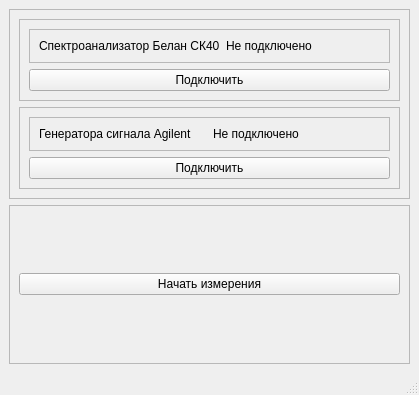
<?xml version="1.0" encoding="UTF-8"?>
<ui version="4.0">
 <class>MainWindow</class>
 <widget class="QMainWindow" name="MainWindow">
  <property name="geometry">
   <rect>
    <x>0</x>
    <y>0</y>
    <width>419</width>
    <height>395</height>
   </rect>
  </property>
  <property name="windowTitle">
   <string>Подключение</string>
  </property>
  <widget class="QWidget" name="centralwidget">
   <layout class="QVBoxLayout" name="verticalLayout_5">
    <item>
     <widget class="QFrame" name="frame">
      <property name="frameShape">
       <enum>QFrame::StyledPanel</enum>
      </property>
      <property name="frameShadow">
       <enum>QFrame::Raised</enum>
      </property>
      <layout class="QVBoxLayout" name="verticalLayout_4">
       <item>
        <widget class="QFrame" name="frame_2">
         <property name="frameShape">
          <enum>QFrame::StyledPanel</enum>
         </property>
         <property name="frameShadow">
          <enum>QFrame::Raised</enum>
         </property>
         <layout class="QVBoxLayout" name="verticalLayout_2">
          <item>
           <widget class="QFrame" name="frame_3">
            <property name="frameShape">
             <enum>QFrame::StyledPanel</enum>
            </property>
            <property name="frameShadow">
             <enum>QFrame::Raised</enum>
            </property>
            <layout class="QHBoxLayout" name="horizontalLayout">
             <item>
              <widget class="QLabel" name="label">
               <property name="text">
                <string>Спектроанализатор Белан СК40</string>
               </property>
              </widget>
             </item>
             <item>
              <widget class="QLabel" name="sost_belan">
               <property name="toolTipDuration">
                <number>4</number>
               </property>
               <property name="text">
                <string>Не подключено</string>
               </property>
              </widget>
             </item>
            </layout>
           </widget>
          </item>
          <item>
           <widget class="QPushButton" name="connect_belan">
            <property name="text">
             <string>Подключить</string>
            </property>
           </widget>
          </item>
         </layout>
        </widget>
       </item>
       <item>
        <widget class="QFrame" name="frame_4">
         <property name="frameShape">
          <enum>QFrame::StyledPanel</enum>
         </property>
         <property name="frameShadow">
          <enum>QFrame::Raised</enum>
         </property>
         <layout class="QVBoxLayout" name="verticalLayout_3">
          <item>
           <widget class="QFrame" name="frame_5">
            <property name="frameShape">
             <enum>QFrame::StyledPanel</enum>
            </property>
            <property name="frameShadow">
             <enum>QFrame::Raised</enum>
            </property>
            <layout class="QHBoxLayout" name="horizontalLayout_2">
             <item>
              <widget class="QLabel" name="label_2">
               <property name="text">
                <string>Генератора сигнала Agilent</string>
               </property>
              </widget>
             </item>
             <item>
              <widget class="QLabel" name="sost_gen">
               <property name="text">
                <string>Не подключено</string>
               </property>
              </widget>
             </item>
            </layout>
           </widget>
          </item>
          <item>
           <widget class="QPushButton" name="connect_gen">
            <property name="text">
             <string>Подключить</string>
            </property>
           </widget>
          </item>
         </layout>
        </widget>
       </item>
      </layout>
     </widget>
    </item>
    <item>
     <widget class="QFrame" name="frame_6">
      <property name="frameShape">
       <enum>QFrame::StyledPanel</enum>
      </property>
      <property name="frameShadow">
       <enum>QFrame::Raised</enum>
      </property>
      <layout class="QVBoxLayout" name="verticalLayout">
       <item>
        <widget class="QPushButton" name="perehod_k_izmereniam">
         <property name="text">
          <string>Начать измерения</string>
         </property>
        </widget>
       </item>
      </layout>
     </widget>
    </item>
   </layout>
  </widget>
  <widget class="QMenuBar" name="menubar">
   <property name="geometry">
    <rect>
     <x>0</x>
     <y>0</y>
     <width>419</width>
     <height>24</height>
    </rect>
   </property>
  </widget>
  <widget class="QStatusBar" name="statusbar"/>
 </widget>
 <resources/>
 <connections/>
</ui>
